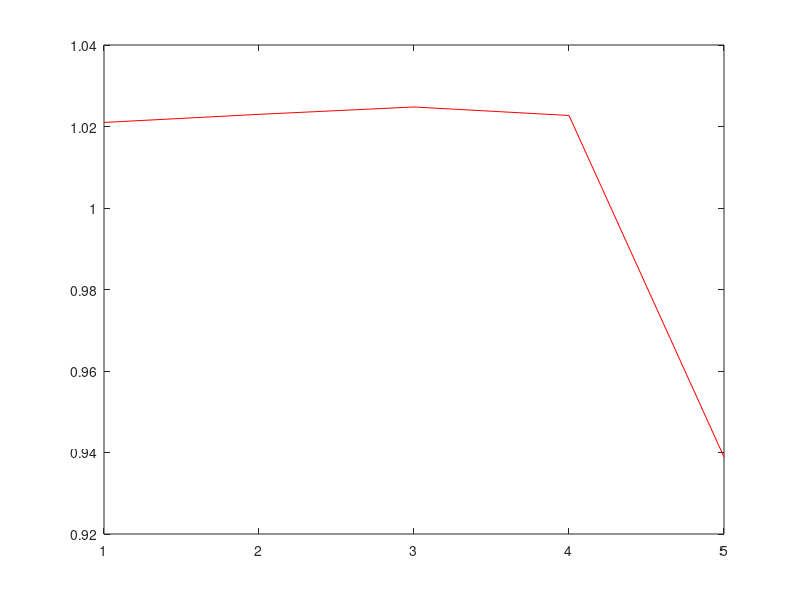

The MATLAB source for this figure:
%Resolucion estacionaria por metodo de volumen finito para la ecuacion de
%transmision de Calor en 1D con termino advectivo por upwind difference y
%con celdas de tamaño regular

%Definicion de parametros globales
cant_celdas = 5; %numeros de elementos en la recta 1D
ini = 0;%punto de inicio de la recta
fin = 1;%punto de fin de la recta
L = fin - ini;
h = L/cant_celdas;%distancia que separa las celdas (si son regulares)

%Definicion de parametros especificos de la ecuacion de balance termico
k = -1;%Constante de difusividad
Q = -1;%fuente
v = -100;%velocidad
cm_h = 1;%h de la condicion mixta
cm_k = 1;%k de la condicion mixta si la hay
cm_finf = 1;%temperatura externa fi inf

%Definicion de las condiciones de borde (-1 significa que no aplica)
cbd_i = -1;%condicion de borde dirichlet izquierda
cbd_d = -1;%condicion de borde dirichlet derecha
cbn_i = -1;%condicion de borde neumann izquierda
cbn_d = 1;%condicion de borde neumann derecha
cbm_i = -1;%condicion de borde mixta izquierda %cualquier numero distinto de -1 la activa
cbm_d = -1;%condicion de borde mixta derecha

%Matriz del lado derecho (todos los terminos que tienen incognitas fi)
A = zeros(cant_celdas,cant_celdas);

for i = 1:cant_celdas
    %Partes de la ecuacion de transmision que colaboran con la matriz
    switch i
        case 1
            %Caso que es la primera celda
            if (cbd_i ~= -1) %Condicion Dirichlet
                A(i,i) = -v + k/h * -3;
                A(i,i+1) = k/h;
            else
                if(cbn_i ~= -1)
                    %Condicion Neumann
                    A(i,i) = - k/h;
                    A(i,i+1) = k/h;
                else
                    %Condicion Mixta
                    difer=4*cm_k/(2*h*cm_k+cm_h*h^2) - 2/h;
                    A(i,i) = v*(2*cm_k/h)/((2*cm_k/h) + cm_h) + k*difer + -v - k/h;
                    A(i,i+1) = k/h;
                end
            end
        case cant_celdas
            %Caso ultima celda
            if (cbd_d ~= -1) %Condicion Dirichlet
                A(i,i-1) = v + k/h;
                A(i,i) = k/h * -3;
            else
                if(cbn_d ~= -1)
                    %Condicion Neumann
                    A(i,i-1) = v + k/h;
                    A(i,i) = -v - k/h;
                else
                    %Condicion Mixta
                    difer2= 2/h - 4*cm_k/(2*h*cm_k+cm_h*h^2);
                    A(i,i) = v*(2*cm_k/h)/((2*cm_k/h) + cm_h) + k*difer2 + v - k/h;
                    A(i,i-1) = v - k/h;
                end
            end
        otherwise
            %celdas interna
            A(i,i-1) =  v + k/h;
            A(i,i) =  -v + k/h * -2;
            A(i,i+1) = k/h;
    end
end


%vector del lado izquierdo (todos los terminos que no tienen icognita fi y condiciones de borde)
b = zeros(cant_celdas,1);

for i = 1:cant_celdas
    %Partes de la ecuacion de transmision que colaboran con la matriz
    switch i
        case 1
            %Caso que es la primera celda
            if (cbd_i ~= -1) 
                %Condicion Dirichlet
                b(i) = -Q*h - 2*k/h * cbd_i - v * cbd_i;
            else
                if (cbn_i ~= -1)
                    %Condicion Neumann
                    b(i) = -Q*h - k*cbn_i - v * (-1*(h/2)*cbn_i);%el termino advectivo actua en la direccion de la cara
                else
                    %Condicion Mixta
                    b(i) = -Q*h - v*cm_finf*(cm_h)/((2*cm_k/h)+cm_h) - k*2*cm_h*cm_finf/(2*cm_k+cm_h*h);
                end
            end
        case cant_celdas
            %Caso ultima celda
            if (cbd_d ~= -1)
                %Condicion Dirichlet
                b(i) = -Q*h - 2*k/h * cbd_d + v * cbd_d;
            else
                if (cbn_d ~= -1)
                    %Condicion Neumann
                    b(i) = -Q*h - k*cbn_d + v * (1*(h/2)*cbn_d);%el termino advectivo actua en la direccion de la cara
                else
                    %Condicion Mixta
                    b(i) = -Q*h + v*cm_finf*(cm_h)/((2*cm_k/h)+cm_h) -  k*(-2*cm_h*cm_finf/(2*cm_k+cm_h*h)) ;
                end
            end
        otherwise
            %celdas interna
            b(i) = -Q*h;
    end
end

%Resolucion del sistema
temp=A\b;

plot(temp,'r');
